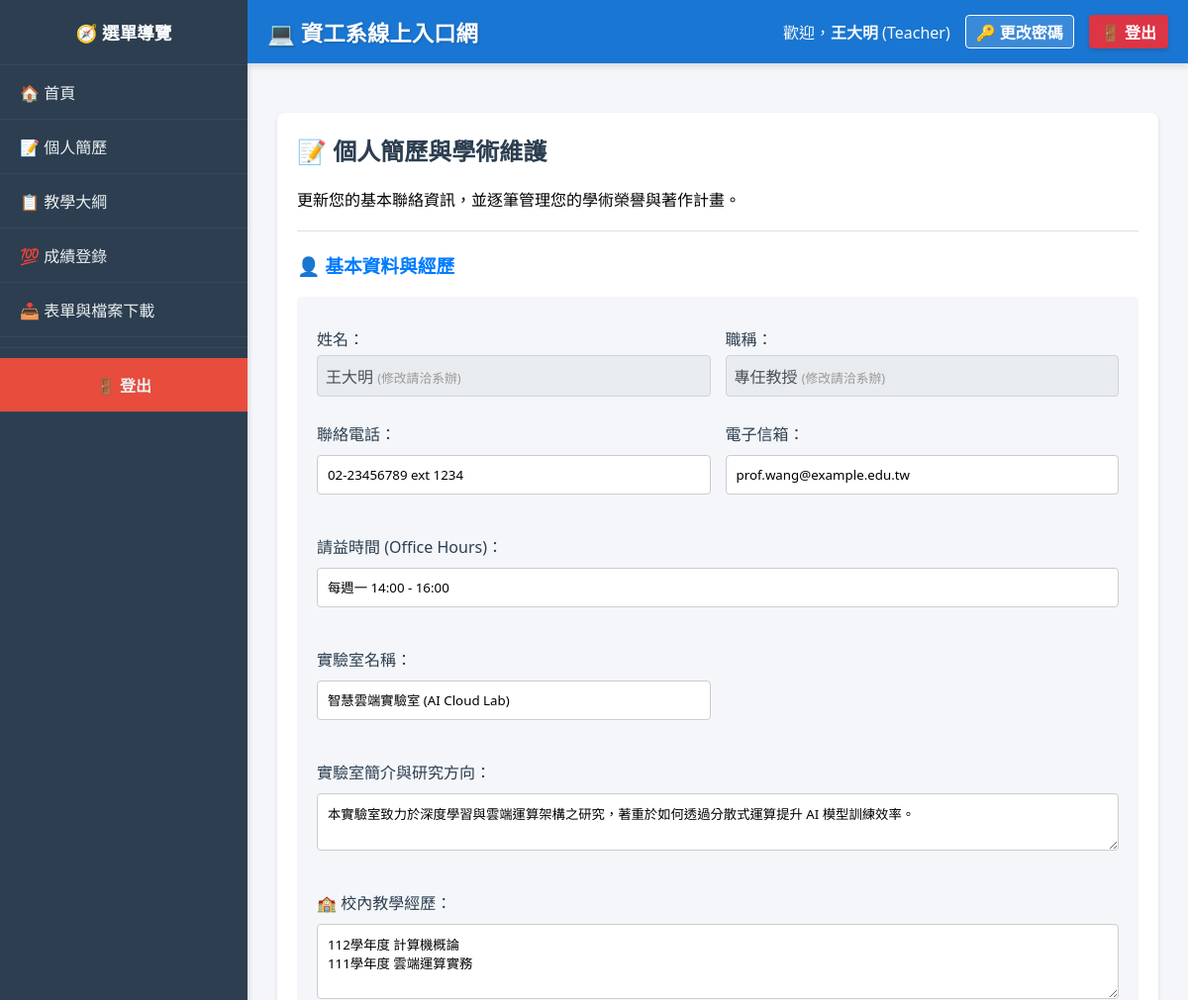
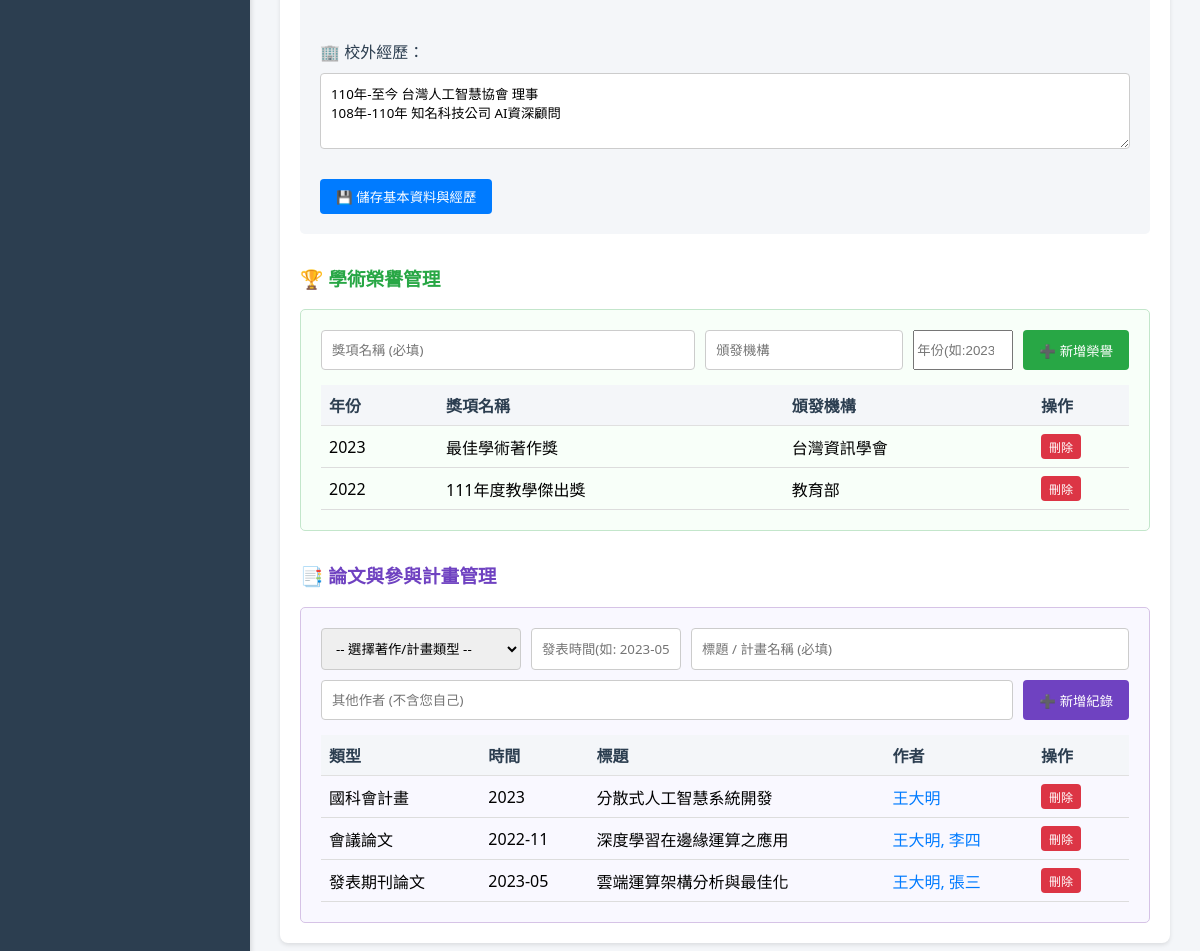
Page /index.php?page=profile (signed in) on the earlier database version (2 pictures, top to bottom).
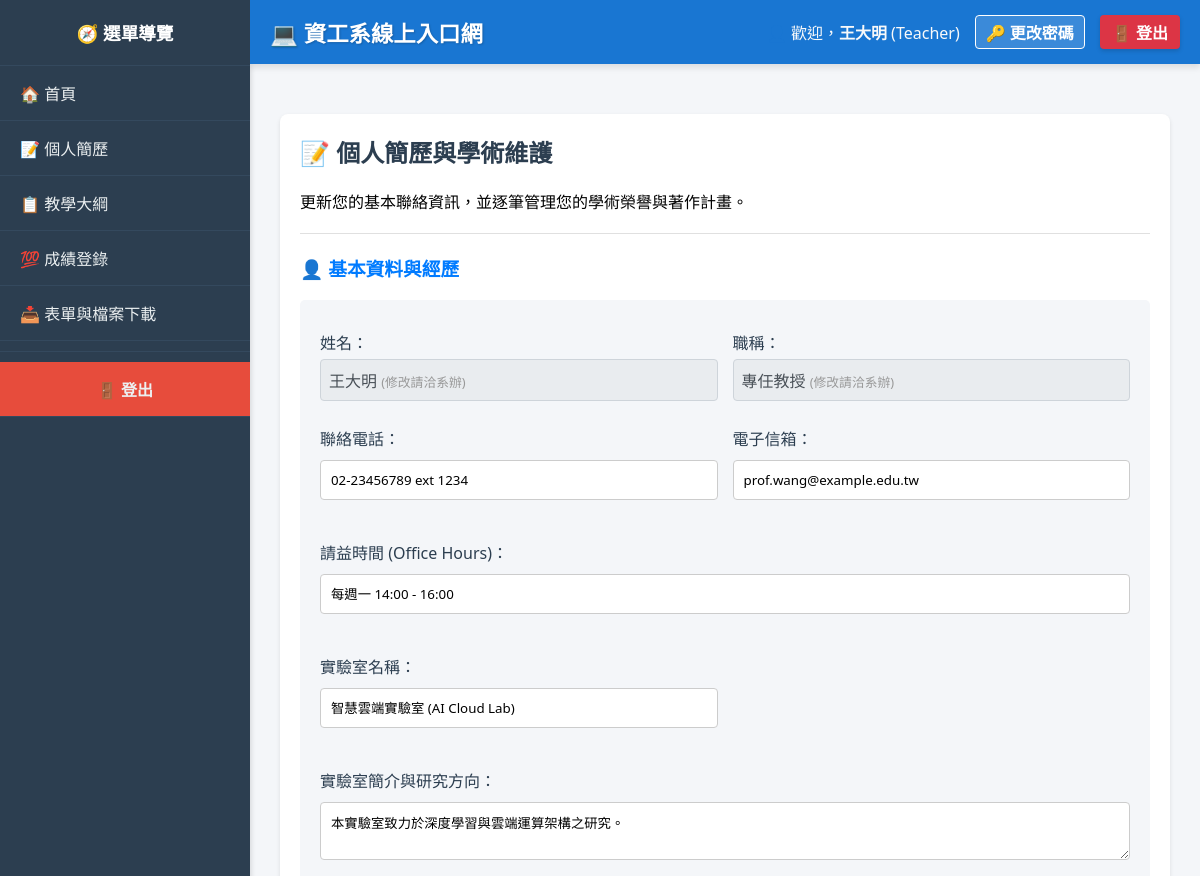
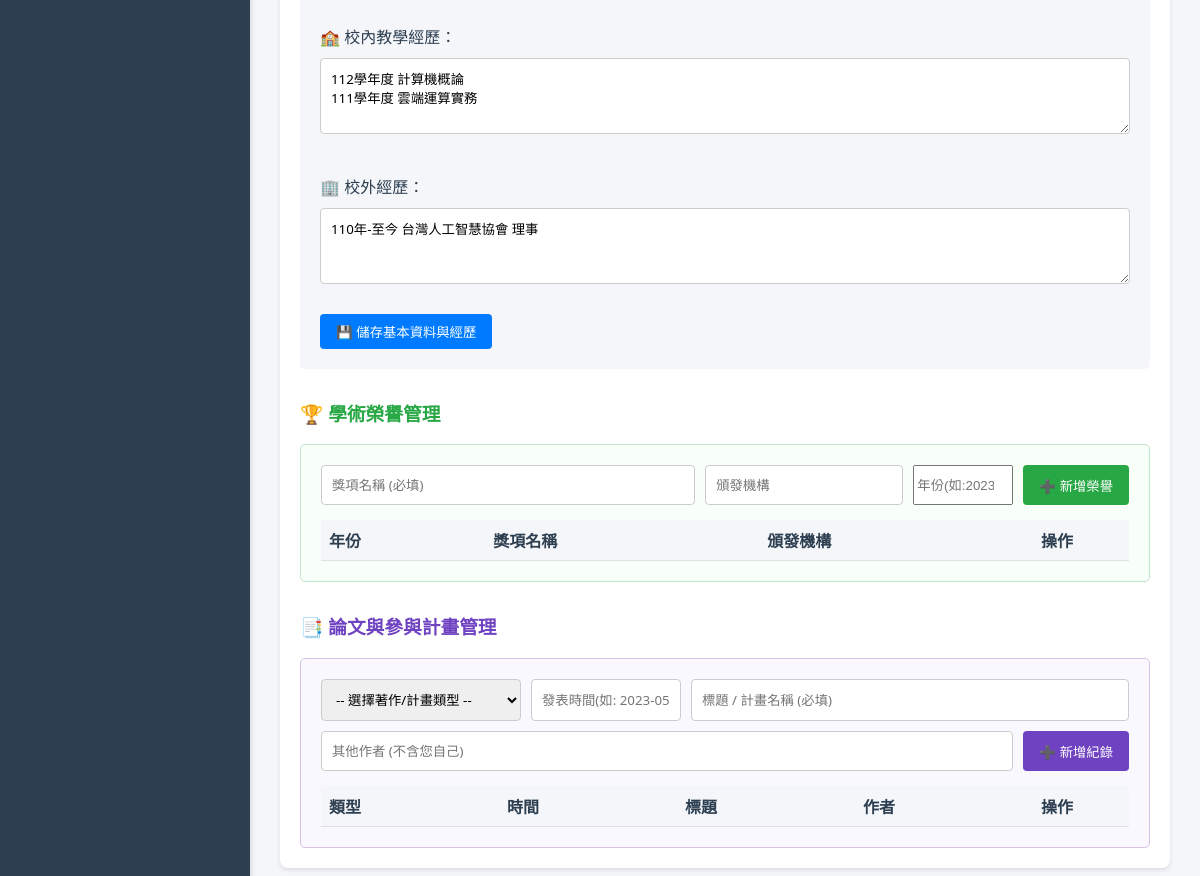
Same page on the later database version (2 pictures, top to bottom).
### tables this page shows
CREATE TABLE Teachers (
    teacher_id INT AUTO_INCREMENT PRIMARY KEY,
    user_id INT NOT NULL,
    name VARCHAR(100) NOT NULL,
    title VARCHAR(100),
    department VARCHAR(100) DEFAULT '資訊工程學系',
    phone VARCHAR(20),
    email VARCHAR(100),
    office_hours VARCHAR(100) DEFAULT NULL COMMENT '請益時間',
    lab_name VARCHAR(100) DEFAULT NULL COMMENT '實驗室名稱',
    lab_info TEXT DEFAULT NULL COMMENT '實驗室簡介與研究方向',
    teaching_experience TEXT DEFAULT NULL COMMENT '校內教學經歷',
    external_experience TEXT DEFAULT NULL COMMENT '校外經歷',
    FOREIGN KEY (user_id) REFERENCES Users(id) ON DELETE CASCADE
);

CREATE TABLE AcademicHonors (
    honor_id INT AUTO_INCREMENT PRIMARY KEY,
    teacher_id INT NOT NULL,
    honor_name VARCHAR(255) NOT NULL,
    awarding_body VARCHAR(255),
    award_year INT,
    FOREIGN KEY (teacher_id) REFERENCES Teachers(teacher_id) ON DELETE CASCADE
);

CREATE TABLE Publications (
    work_id INT AUTO_INCREMENT PRIMARY KEY,
    teacher_id INT NOT NULL,
    work_type VARCHAR(100) NOT NULL,
    title VARCHAR(255) NOT NULL,
    authors TEXT COMMENT '其他作者(不含教師本人)',
    publish_year VARCHAR(50),
    FOREIGN KEY (teacher_id) REFERENCES Teachers(teacher_id) ON DELETE CASCADE
);

### modules/teacher/profile.php (the view, shortened to what the changed rows need)
<div class="card">
    <h2>📝 個人簡歷與學術維護</h2>
    <?php
    if(!isset($_SESSION['teacher_id'])) {
        echo "<p style='color:red;'>您不是教師，無法使用此功能。</p>";
    } else {
        $teacher_id = $_SESSION['teacher_id'];
        $profile = $conn->prepare("SELECT * FROM Teachers WHERE teacher_id = ?");
        $profile->bind_param("i", $teacher_id);
        $profile->execute();
        $p = $profile->get_result()->fetch_assoc();
        echo "<hr style='margin:20px 0;'>";
        echo "<h3 style='color:#007bff;'>👤 基本資料與經歷</h3>";
        echo "<form method='POST' style='background:#f4f6f9; padding:20px; border-radius:5px; display: grid; grid-template-columns: 1fr 1fr; gap: 15px;'>";
        echo "<div><label>姓名：</label><div style='padding:8px; background:#e9ecef; border-radius:4px; color:#495057; border:1px solid #ced4da;'>" . htmlspecialchars($p['name'] ?? '') . " <span style='font-size:0.8em; color:#999;'>(修改請洽系辦)</span></div></div>";
        echo "<div><label>職稱：</label><div style='padding:8px; background:#e9ecef; border-radius:4px; color:#495057; border:1px solid #ced4da;'>" . htmlspecialchars($p['title'] ?? '') . " <span style='font-size:0.8em; color:#999;'>(修改請洽系辦)</span></div></div>";
        echo "<div><label>聯絡電話：</label><input type='text' name='phone' value='" . htmlspecialchars($p['phone'] ?? '') . "'></div>";
        echo "<div><label>電子信箱：</label><input type='email' name='email' value='" . htmlspecialchars($p['email'] ?? '') . "'></div>";
        echo "<div style='grid-column: span 2;'><label>請益時間 (Office Hours)：</label><input type='text' name='office_hours' value='" . htmlspecialchars($p['office_hours'] ?? '') . "'></div>";
        echo "<div><label>實驗室名稱：</label><input type='text' name='lab_name' value='" . htmlspecialchars($p['lab_name'] ?? '') . "'></div>";
        echo "<div style='grid-column: span 2;'><label>實驗室簡介與研究方向：</label><textarea name='lab_info' rows='2'>" . htmlspecialchars($p['lab_info'] ?? '') . "</textarea></div>";
        echo "<div style='grid-column: span 2;'><label>🏫 校內教學經歷：</label><textarea name='teaching_experience' rows='3' placeholder='例如：112學年度 計算機概論、資料庫系統...'>" . htmlspecialchars($p['teaching_experience'] ?? '') . "</textarea></div>";
        echo "<div style='grid-column: span 2;'><label>🏢 校外經歷：</label><textarea name='external_experience' rows='3' placeholder='例如：曾任OO科技公司資深顧問、XX學會理事...'>" . htmlspecialchars($p['external_experience'] ?? '') . "</textarea></div>";
        echo "<div style='grid-column: span 2;'><button type='submit' name='update_profile' class='btn' style='background:#007bff;'>💾 儲存基本資料與經歷</button></div>";
        echo "</form>";
        echo "<h3 style='color:#28a745; margin-top:30px;'>🏆 學術榮譽管理</h3>";
        echo "<div style='background:#f8fff9; padding:20px; border:1px solid #c3e6cb; border-radius:5px;'>";
        echo "<form method='POST' style='display:flex; gap:10px; margin-bottom:15px;'>";
        echo "<input type='text' name='honor_name' placeholder='獎項名稱 (必填)' required style='flex:2; margin:0;'>";
        echo "<input type='text' name='awarding_body' placeholder='頒發機構' style='flex:1; margin:0;'>";
        echo "<input type='number' name='award_year' placeholder='年份(如:2023)' style='width:100px; margin:0;'>";
        echo "<button type='submit' name='add_honor' class='btn' style='background:#28a745;'>➕ 新增榮譽</button>";
        echo "</form>";
        $honors = $conn->query("SELECT * FROM AcademicHonors WHERE teacher_id = $teacher_id ORDER BY award_year DESC");
        echo "<table style='width:100%; border-collapse:collapse;'><tr style='background:#e2eadb;'><th style='padding:8px;'>年份</th><th style='padding:8px;'>獎項名稱</th><th style='padding:8px;'>頒發機構</th><th style='padding:8px; width:80px;'>操作</th></tr>";
        while($h = $honors->fetch_assoc()) {
            echo "<tr style='border-bottom:1px solid #ddd;'><td style='padding:8px;'>" . $h['award_year'] . "</td><td style='padding:8px;'>" . htmlspecialchars($h['honor_name']) . "</td><td style='padding:8px;'>" . htmlspecialchars($h['awarding_body']) . "</td><td style='padding:8px;'><form method='POST' style='margin:0;'><input type='hidden' name='honor_id' value='{$h['honor_id']}'><button type='submit' name='delete_honor' class='btn' style='background:#dc3545; padding:4px 8px; font-size:12px;'>刪除</button></form></td></tr>";
        }
        echo "</table></div>";
        echo "<h3 style='color:#6f42c1; margin-top:30px;'>📑 論文與參與計畫管理</h3>";
        echo "<div style='background:#f9f8ff; padding:20px; border:1px solid #d6c3e6; border-radius:5px;'>";
        echo "<form method='POST' style='display:flex; flex-wrap:wrap; gap:10px; margin-bottom:15px;'>";
        echo "<select name='work_type' required style='width:200px; margin:0;'>";
        echo "<option value=''>-- 選擇著作/計畫類型 --</option>";
        echo "</select>";
        echo "<input type='text' name='publish_year' placeholder='發表時間(如: 2023-05)' style='width:150px; margin:0;'>";
        echo "<input type='text' name='title' placeholder='標題 / 計畫名稱 (必填)' required style='flex:1; min-width:250px; margin:0;'>";
        echo "<input type='text' name='other_authors' placeholder='其他作者 (不含您自己)' style='flex:1; min-width:200px; margin:0;'>";
        echo "<button type='submit' name='add_pub' class='btn' style='background:#6f42c1;'>➕ 新增紀錄</button>";
        echo "</form>";
        $pubs = $conn->query("SELECT * FROM Publications WHERE teacher_id = $teacher_id ORDER BY work_type, publish_year DESC");
        echo "<table style='width:100%; border-collapse:collapse;'><tr style='background:#e8e2ea;'><th style='padding:8px;'>類型</th><th style='padding:8px;'>時間</th><th style='padding:8px;'>標題</th><th style='padding:8px;'>作者</th><th style='padding:8px; width:80px;'>操作</th></tr>";
        while($p_row = $pubs->fetch_assoc()) {
            $display_authors = htmlspecialchars($p['name']);
            if (!empty($p_row['authors'])) $display_authors .= ', ' . htmlspecialchars($p_row['authors']);
            echo "<tr style='border-bottom:1px solid #ddd;'><td style='padding:8px;'>" . htmlspecialchars($p_row['work_type']) . "</td><td style='padding:8px;'>" . htmlspecialchars($p_row['publish_year']) . "</td><td style='padding:8px;'>" . htmlspecialchars($p_row['title']) . "</td><td style='padding:8px; color:#007bff; font-weight:500;'>" . $display_authors . "</td><td style='padding:8px;'><form method='POST' style='margin:0;'><input type='hidden' name='work_id' value='{$p_row['work_id']}'><button type='submit' name='delete_pub' class='btn' style='background:#dc3545; padding:4px 8px; font-size:12px;'>刪除</button></form></td></tr>";
        }
        echo "</table></div>";
    }
    ?>
</div>

### includes/header.php
<?php
$display_name = isset($_SESSION['username']) ? $_SESSION['username'] : '使用者';
if (isset($_SESSION['user_id']) && isset($_SESSION['role'])) {
    $uid = intval($_SESSION['user_id']);
    $role = $_SESSION['role'];
    if ($role == 'Admin') {
        $q = $conn->query("SELECT name FROM Admins WHERE user_id = $uid");
        if ($q && $r = $q->fetch_assoc()) $display_name = $r['name'];
    } elseif ($role == 'Teacher') {
        $q = $conn->query("SELECT name FROM Teachers WHERE user_id = $uid");
        if ($q && $r = $q->fetch_assoc()) $display_name = $r['name'];
    } elseif ($role == 'Student') {
        $q = $conn->query("SELECT name FROM Students WHERE user_id = $uid");
        if ($q && $r = $q->fetch_assoc()) $display_name = $r['name'];
    }
}
?>
<div style="background: #1976d2; color: #fff; padding: 15px 20px; display: flex; justify-content: space-between; align-items: center; border-radius: 0; margin-bottom: 20px; box-shadow: 0 4px 6px rgba(0,0,0,0.1);">
    <h2 style="margin: 0; font-size: 1.4em; text-shadow: 1px 1px 2px rgba(0,0,0,0.2);">💻 資工系線上入口網</h2>
    <div style="display: flex; align-items: center; gap: 15px;">
        <?php if (isset($_SESSION['user_id'])): ?>
            <span style="color: #f8f9fa;">👤 歡迎，<strong><?php echo htmlspecialchars($display_name); ?></strong> (<?php echo $_SESSION['role']; ?>)</span>
            <a href="index.php?page=change_password" style="color: #fff; text-decoration: none; font-weight: bold; border: 1px solid #fff; padding: 4px 10px; border-radius: 4px; background: rgba(255, 255, 255, 0.15); transition: 0.2s;" onmouseover="this.style.background='rgba(255,255,255,0.3)'" onmouseout="this.style.background='rgba(255,255,255,0.15)'">🔑 更改密碼</a>
            <a href="logout.php" style="background: #dc3545; color: white; text-decoration: none; padding: 5px 12px; border-radius: 4px; font-weight: bold; box-shadow: 0 2px 4px rgba(0,0,0,0.15);">🚪 登出</a>
        <?php else: ?>
            <a href="index.php?page=login" style="background: #007bff; color: white; text-decoration: none; padding: 5px 15px; border-radius: 4px; font-weight: bold;">系統登入</a>
        <?php endif; ?>
    </div>
</div>

Differences in the rows shown:
removed academichonors: award_year "2023", honor_name "最佳學術著作獎", awarding_body "台灣資訊學會"
removed academichonors: award_year "2022", honor_name "111年度教學傑出獎", awarding_body "教育部"
removed publications: work_type "國科會計畫", publish_year "2023", title "分散式人工智慧系統開發", teacher.name "王大明"
removed publications: work_type "會議論文", publish_year "2022-11", title "深度學習在邊緣運算之應用", display_authors "王大明, 李四"
removed publications: work_type "發表期刊論文", publish_year "2023-05", title "雲端運算架構分析與最佳化", display_authors "王大明, 張三"
changed teachers "王大明": lab_info "本實驗室致力於深度學習與雲端運算架構之研究，著重於如何透過分散式運算提升 AI 模型訓練效率。" → "本實驗室致力於深度學習與雲端運算架構之研究。"; external_experience "110年-至今 台灣人工智慧協會 理事 108年-110年 知名科技公司 AI資深顧問" → "110年-至今 台灣人工智慧協會 理事"
